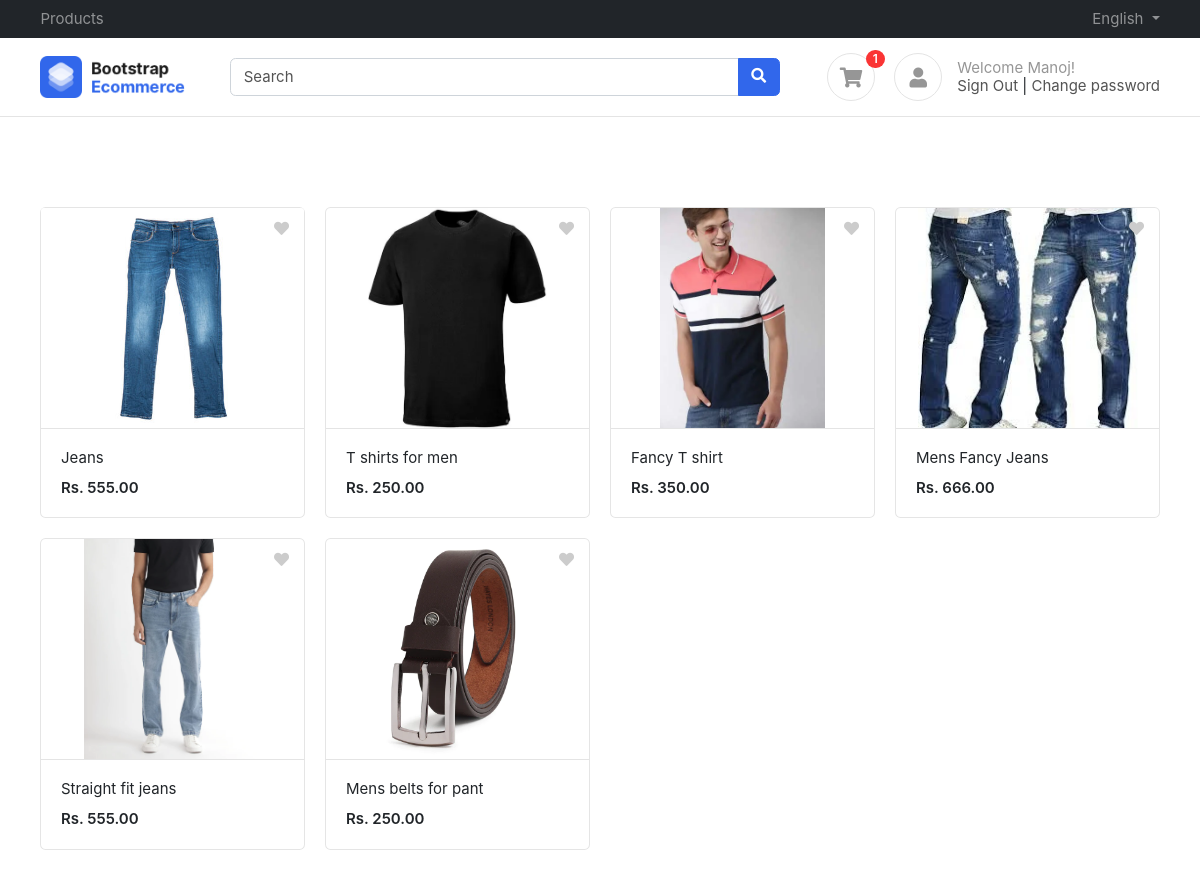
Screenshot of / (signed in) with the database file from the repository.
### account/models.py (models this page shows, shortened)
class UserProfile(BaseModel):
    user = models.OneToOneField(User, on_delete=models.CASCADE, related_name='profile')
    phone = models.CharField(max_length=255, blank=True, null=True)
    address = models.CharField(max_length=255, blank=True, null=True)
    avatar = models.ImageField(blank=True, null=True, upload_to='profile_images')
    is_active = models.BooleanField(default=False)
    is_otp_verified = models.BooleanField(default=False)
    pwd_reset_token = models.CharField(max_length=255, blank=True, null=True)
    otp = models.CharField(max_length=255, blank=True, null=True)
    def get_cart_count(self):
        return CartItem.objects.filter(cart__user=self.user, cart__is_paid=False).count()

### product/models.py (models this page shows, shortened)
class Product(BaseModel):
    name = models.CharField(max_length=255)
    slug = models.SlugField(max_length=255, unique=True, null=True, blank=True)
    category = models.ForeignKey(Category, on_delete=models.CASCADE, related_name='products')
    description = models.TextField()
    price = models.DecimalField(max_digits=10, decimal_places=2, default=0)
    image = models.ImageField(upload_to='product_images', null=True, blank=True)
    is_available = models.BooleanField(default=True)
    size_variants = models.ManyToManyField(SizeVariant, related_name='products', blank=True)

### home/views.py (the view)
# urls.py: path('', index, name='index'),
def index(request):
   context = {'products': Product.objects.all()}
   return render(request, 'home/index.html', context)

### templates/home/index.html (shortened to what this page needs)
 {% extends "base/base.html" %}
 {% block content %}
 <div class="container mt-5 pt-5">
    <div class="row">
        {% for product in products %}
        <div class="col-md-3">
            <figure class="card card-product-grid">
                <div class="img-wrap">
                    <img src="/media/{{product.image}}" alt="Image not available">
                    <span class="topbar">
                        <a href="#" class="float-right"><i class="fa fa-heart"></i></a>
                    </span>
                </div>
                <figcaption class="info-wrap border-top">
                    <a href="{% url 'get_product' product.slug %}" class="title">{{ product.name | capfirst}}</a>
                    <div class="price mt-2">Rs. {{product.price | floatformat:2}}</div>
                </figcaption>
            </figure>
        </div>
        {% endfor %}
    </div>
    </div>
{% endblock %}

### templates/base/base.html (shortened to what this page needs)
<!DOCTYPE HTML>
<html lang="en">
<head>
<link href="/media/css/bootstrap.css" rel="stylesheet" type="text/css"/>
<link href="/media/fonts/fontawesome/css/all.min.css" type="text/css" rel="stylesheet">
<link href="/media/css/ui.css" rel="stylesheet" type="text/css"/>
<link href="/media/css/responsive.css" rel="stylesheet" />
</head>
<body>
	<header class="section-header">
		<nav class="navbar navbar-dark navbar-expand p-0 bg-dark">
		<div class="container">
			<ul class="navbar-nav d-none d-md-flex mr-auto">
				<li class="nav-item"><a class="nav-link" href="{% url 'index' %}">Products</a></li>
			</ul>
			<ul class="navbar-nav">
				<li class="nav-item dropdown">
					 <a href="#" class="nav-link dropdown-toggle" data-toggle="dropdown"> English </a>
				</li>
			</ul>
		  </div>
		</nav>
		<section class="header-main border-bottom">
			<div class="container">
		<div class="row align-items-center">
			<div class="col-lg-2 col-4">
				<div class="brand-wrap">
					<img class="logo" src="images/logo.png">
				</div>
			</div>
			<div class="col-lg-6 col-sm-12">
				<form action="#" class="search">
					<div class="input-group w-100">
						<input type="text" class="form-control" placeholder="Search">
						<div class="input-group-append">
						  <button class="btn btn-primary" type="submit">
							<i class="fa fa-search"></i>
						  </button>
						</div>
					</div>
				</form>
			</div>
			<div class="col-lg-4 col-sm-6 col-8">
				<div class="widgets-wrap float-md-right">
					<div class="widget-header  mr-3">
						<a href="{% url 'show_cart' %}" class="icon icon-sm rounded-circle border"><i class="fa fa-shopping-cart"></i></a>
						<span class="badge badge-pill badge-danger notify">{{request.user.profile.get_cart_count}}</span>
					</div>
					<div class="widget-header icontext">
						<a href="#" class="icon icon-sm rounded-circle border"><i class="fa fa-user"></i></a>
						<div class="text">
							{% if request.user.is_authenticated %}
							<span class="text-muted">Welcome {{request.user.first_name}}!</span>
							<div>
								<a href="{% url 'logout' %}">Sign Out</a> |
								<a href="{% url 'change_password' %}">Change password</a>
							</div>
							{% else%}
							<div>
								<a href="{% url 'login' %}">Sign in</a> |
								<a href="{% url 'register' %}"> Register</a>
							</div>
							{%endif%}
						</div>
					</div>
				</div>
			</div>
		</div>
			</div>
		</section>
		</header>
        {% block content %}
        {% endblock %}
    </body>
    </html>

### public/static/css/ui.css (style rules this page uses)
html { font-family: 'Inter', sans-serif; font-size: 15px; }
.img-wrap { text-align: center; display: block; }
.img-wrap img { max-width: 100%; }
.icon-xs, .icon-sm, .icon-md, .icon-lg { display: inline-block; text-align: center; flex-shrink: 0; flex-grow: 0; }
.icon-sm { width: 48px; height: 48px; line-height: 48px; font-size: 20px; }
figure { margin-bottom: 0; }
.card .title { color: #212529; }
.header-main { position: relative; padding-top: 1rem; padding-bottom: 1rem; }
.brand-wrap .logo, .navbar-brand .logo { margin-right: 7px; max-height: 42px; display: inline-block; }
.widget-header { display: inline-block; vertical-align: middle; position: relative; }
.widget-header a { color: #545454; }
.widget-header i { color: #969696; }
.widget-header .notify { position: absolute; top: -3px; right: -10px; }
[class*='card-product'] a.title { color: #212529; display: block; }
[class*='card-product'] .img-wrap { overflow: hidden; position: relative; }
[class*='card-product'] .img-wrap img { height: 100%; max-width: 100%; width: auto; display: inline-block; object-fit: cover; }
.card-product-grid { margin-bottom: 20px; }
.card-product-grid .img-wrap { border-radius: 0.2rem 0.2rem 0 0; height: 220px; }
.card-product-grid .info-wrap { overflow: hidden; padding: 18px 20px; }
.card-product-grid .topbar { position: absolute; top: 0; width: 100%; z-index: 10; left: 0; text-align: initial; padding: 10px 15px; }
.card-product-grid .topbar a { color: #ccc; }
.card .img-wrap { overflow: hidden; }
.icontext { display: inline-flex; align-items: center; vertical-align: middle; }
.icontext .text { width: 100%; line-height: 1.2; color: #212529; }
.icontext .icon { position: relative; margin-right: 15px; flex-shrink: 0; flex-grow: 0; }
.notify { position: absolute; top: -4px; right: -10px; display: inline-block; padding: .25em .6em; font-size: 12px; line-height: 1; text-align: center; border-radius: 3rem; color: #fff; background-color: #fa3434; }
.price { font-weight: 600; color: #212529; }

### rows the page displays
Product: image (picture), name "Jeans", price "555.00"
Product: image (picture), name "T shirts for men", price "250.00"
Product: image (picture), name "Fancy T shirt", price "350.00"
Product: image (picture), name "Mens Fancy Jeans", price "666.00"
Product: image (picture), name "Straight fit jeans", price "555.00"
Product: image (picture), name "Mens belts for pant", price "250.00"

### other values shown
{{ request.user.profile.get_cart_count }} "1"
{{ request.user.first_name }} "Manoj"
